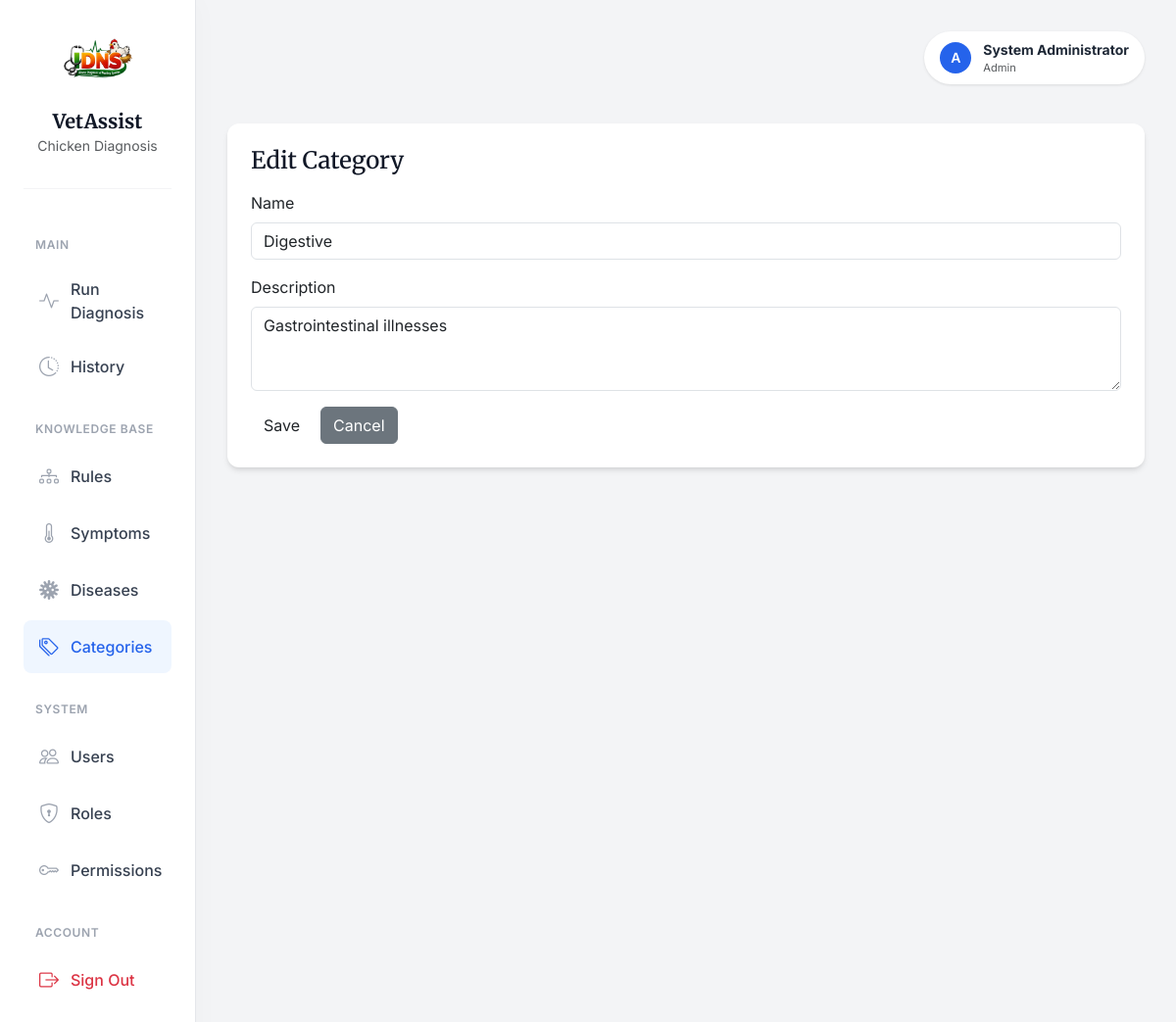
Page /expert-system/categories/2/edit (signed in) on the committed database.
### app/models/user.py (models this page shows, shortened)
class UserTable(UserMixin, db.Model):
    __tablename__ = "tbl_users"
    id = db.Column(db.Integer, db.Sequence('seq_users_id'), primary_key=True)
    username = db.Column(db.String(80), unique=True, nullable=False)
    email = db.Column(db.String(120), unique=True, nullable=False)
    full_name = db.Column(db.String(120), nullable=False)
    is_active = db.Column(db.Boolean, default=True, nullable=False)
    password_hash = db.Column(db.String(255), nullable=False)
    created_at = db.Column(db.DateTime, default=datetime.utcnow, nullable=False)
    updated_at = db.Column(db.DateTime, default=datetime.utcnow, onupdate=datetime.utcnow, nullable=False)
    roles = db.relationship("RoleTable", secondary=tbl_user_roles, back_populates="users")
    def has_role(self, role_name: str) -> bool:
        return any(role.name == role_name for role in self.roles)
    def get_permission_codes(self) -> set[str]:
        return {perm.code for role in self.roles for perm in role.permissions}
    def has_permission(self, permission_code: str) -> bool:
        return permission_code in self.get_permission_codes()

### app/models/role.py (models this page shows, shortened)
class RoleTable(db.Model):
    __tablename__= "tbl_roles"
    id = db.Column(db.Integer, db.Sequence('seq_roles_id'), primary_key=True)
    name = db.Column(db.String(80), unique=True, nullable=False)
    description = db.Column(db.String(255))
    created_at = db.Column(db.DateTime, default=datetime.utcnow, nullable=False)
    updated_at = db.Column(db.DateTime, default=datetime.utcnow, onupdate=datetime.utcnow, nullable=False)
    users = db.relationship("UserTable", secondary=tbl_user_roles,back_populates="roles" )
    permissions = db.relationship("PermissionTable", secondary=tbl_role_permissions, back_populates="roles")

### app/models/expert_system.py (models this page shows, shortened)
class Category(db.Model):
    __tablename__ = "tbl_categories"
    id = db.Column(db.Integer, db.Sequence('seq_categories_id'), primary_key=True)
    name = db.Column(db.String(120), unique=True, nullable=False)
    description = db.Column(db.String(255))
    created_at = db.Column(db.DateTime, default=datetime.utcnow, nullable=False)
    diseases = db.relationship("Disease", back_populates="category")

### app/routes/expert_system.py (the view, shortened to what this page needs)
@expert_system_bp.route("/categories/<int:category_id>/edit", methods=["GET", "POST"])
@login_required
@require_permission("manage_categories")
def categories_edit(category_id: int):
    category = CategoryService.get_by_id(category_id)
    if category is None:
        abort(404)
    form = CategoryForm(obj=category)
    return render_template(
        "expert_system/categories/edit.html",
        form=form,
        category=category,
    )

### app/forms/expert_system_forms.py
class CategoryForm(FlaskForm):
    name = StringField("Name", validators=[DataRequired(), Length(min=2, max=120)])
    description = TextAreaField("Description")
    submit = SubmitField("Save")

### app/services/expert_system_service.py (called while the page is built)
    @staticmethod
    def get_by_id(category_id: int) -> Optional[Category]:
        return Category.query.get(category_id)

### app/templates/expert_system/categories/edit.html (shortened to what this page needs)
{% extends "layouts/base.html" %}
{% block content %}
<div class="card p-4">
    <h4 class="mb-3">Edit Category</h4>
    <form method="post">
        <div class="mb-3">
            {{ form.name.label(class="form-label") }}
            {{ form.name(class="form-control") }}
        </div>
        <div class="mb-3">
            {{ form.description.label(class="form-label") }}
            {{ form.description(class="form-control", rows=3) }}
        </div>
        <div class="d-flex gap-2">
            {{ form.submit(class="btn btn-brand") }}
            <a href="{{ url_for('expert_system.categories_index') }}" class="btn btn-secondary">Cancel</a>
        </div>
    </form>
</div>
{% endblock %}

### app/templates/layouts/base.html (shortened to what this page needs)
<!DOCTYPE html>
<html lang="en">
<head>
    <link href="https://cdn.jsdelivr.net/npm/bootstrap@5.3.0/dist/css/bootstrap.min.css" rel="stylesheet">
    <link rel="stylesheet" href="https://cdn.jsdelivr.net/npm/bootstrap-icons@1.11.3/font/bootstrap-icons.min.css">
</head>
<body>
    <div class="container-fluid">
        <div class="row">
            {% block sidebar %}
            <nav class="col-md-3 col-lg-2 d-md-block sidebar collapse" id="sidebarMenu">
                <div class="brand-section">
                    <img src="{{ url_for('static', filename='images/logo1.png') }}" alt="VetAssist Logo" class="brand-logo">
                    <h5 class="brand-font fw-bold mb-0">VetAssist</h5>
                    <small class="text-muted">Chicken Diagnosis</small>
                </div>
                <div class="position-sticky pt-2">
                    {% if current_user.is_authenticated %}
                        <div class="nav-section-label">Main</div>
                        <ul class="nav flex-column">
                            <li class="nav-item">
                                <a class="nav-link {% if 'expert_system.diagnose' in request.endpoint %}active{% endif %}" href="{{ url_for('expert_system.diagnose') }}">
                                    <i class="bi bi-activity"></i>
                                    Run Diagnosis
                                </a>
                            </li>
                            <li class="nav-item">
                                <a class="nav-link {% if 'expert_system.cases' in request.endpoint %}active{% endif %}" href="{{ url_for('expert_system.cases_index') }}">
                                    <i class="bi bi-clock-history"></i> History
                                </a>
                            </li>
                        </ul>
                        {% if current_user.has_role('Admin') or current_user.has_role('Doctor') %}
                        <div class="nav-section-label">Knowledge Base</div>
                        <ul class="nav flex-column">
                            <li class="nav-item">
                                <a class="nav-link {% if 'expert_system.rules' in request.endpoint %}active{% endif %}" href="{{ url_for('expert_system.rules_index') }}">
                                    <i class="bi bi-diagram-3"></i> Rules
                                </a>
                            </li>
                            <li class="nav-item">
                                <a class="nav-link {% if 'expert_system.symptoms' in request.endpoint %}active{% endif %}" href="{{ url_for('expert_system.symptoms_index') }}">
                                    <i class="bi bi-thermometer-half"></i> Symptoms
                                </a>
                            </li>
                            <li class="nav-item">
                                <a class="nav-link {% if 'expert_system.diseases' in request.endpoint %}active{% endif %}" href="{{ url_for('expert_system.diseases_index') }}">
                                    <i class="bi bi-virus"></i> Diseases
                                </a>
                            </li>
                            <li class="nav-item">
                                <a class="nav-link {% if 'expert_system.categories' in request.endpoint %}active{% endif %}" href="{{ url_for('expert_system.categories_index') }}">
                                    <i class="bi bi-tags"></i> Categories
                                </a>
                            </li>
                        </ul>
                        {% endif %}
                        {% if current_user.has_role('Admin') %}
                        <div class="nav-section-label">System</div>
                        <ul class="nav flex-column">
                            <li class="nav-item">
                                <a class="nav-link {% if 'tbl_users' in request.endpoint %}active{% endif %}" href="{{ url_for('tbl_users.index') }}">
                                    <i class="bi bi-people"></i> Users
                                </a>
                            </li>
                            <li class="nav-item">
                                <a class="nav-link {% if 'tbl_roles' in request.endpoint %}active{% endif %}" href="{{ url_for('tbl_roles.index') }}">
                                    <i class="bi bi-shield-lock"></i> Roles
                                </a>
                            </li>
                            <li class="nav-item">
                                <a class="nav-link {% if 'tbl_permissions' in request.endpoint %}active{% endif %}" href="{{ url_for('tbl_permissions.index') }}">
                                    <i class="bi bi-key"></i> Permissions
                                </a>
                            </li>
                        </ul>
                        {% endif %}
                        <div class="nav-section-label">Account</div>
                        <ul class="nav flex-column mb-4">
                            <li class="nav-item">
                                <a class="nav-link text-danger" href="{{ url_for('auth.logout') }}">
                                    <i class="bi bi-box-arrow-right text-danger"></i> Sign Out
                                </a>
                            </li>
                        </ul>
                    {% endif %}
                </div>
            </nav>
            {% endblock %}
            <main class="{% block main_class %}col-md-9 ms-sm-auto col-lg-10{% endblock %} content-wrapper">
                <div class="page-header">
                    {% if current_user.is_authenticated %}
                    <div class="user-profile">
                        <div class="user-avatar">
                            {{ current_user.username[0] | upper }}
                        </div>
                        <div class="d-none d-sm-block">
                            <div class="fw-bold small">{{ current_user.full_name }}</div>
                            <div class="text-muted" style="font-size: 0.7rem;">{{ current_user.roles[0].name if current_user.roles else 'User' }}</div>
                        </div>
                    </div>
                    {% endif %}
                </div>
                {% block content %}{% endblock %}
            </main>
        </div>
    </div>
</body>
</html>

### app/templates/layouts/base.html (style rules this page uses)
:root { --bg-body: #f3f4f6; --text-main: #1f2937; --text-muted: #6b7280; --primary-color: #2563eb; --primary-hover: #1d4ed8; --sidebar-bg: #ffffff; --sidebar-text: #374151; --sidebar-active-bg: #eff6ff; --sidebar-active-text: #2563eb; --card-shadow: 0 4px 6px -1px rgba(0, 0, 0, 0.1), 0 2px 4px -1px rgba(0, 0, 0, 0.06); --border-radius: 0.75rem; }
body { font-family: 'Inter', sans-serif; background-color: var(--bg-body); color: var(--text-main); -webkit-font-smoothing: antialiased; }
h1, h2, h3, h4, h5, .brand-font { font-family: 'Merriweather', serif; color: #111827; }
.sidebar { background-color: var(--sidebar-bg); border-right: 1px solid #e5e7eb; min-height: 100vh; padding: 1.5rem; box-shadow: 4px 0 24px rgba(0,0,0,0.02); }
.brand-section { padding-bottom: 2rem; margin-bottom: 1rem; border-bottom: 1px solid #f3f4f6; text-align: center; }
.brand-logo { max-width: 100%; height: auto; max-height: 80px; margin-bottom: 0.5rem; }
.nav-section-label { font-size: 0.75rem; font-weight: 600; text-transform: uppercase; letter-spacing: 0.05em; color: #9ca3af; margin-top: 1.5rem; margin-bottom: 0.75rem; padding-left: 0.75rem; }
.nav-link { color: var(--sidebar-text); padding: 0.75rem 1rem; border-radius: 0.5rem; margin-bottom: 0.25rem; font-weight: 500; display: flex; align-items: center; transition: all 0.2s ease; }
.nav-link i { font-size: 1.25rem; margin-right: 0.75rem; color: #9ca3af; transition: color 0.2s; }
.nav-link.active { background-color: var(--sidebar-active-bg); color: var(--sidebar-active-text); }
.nav-link.active i { color: var(--sidebar-active-text); }
.content-wrapper { padding: 2rem; }
.page-header { margin-bottom: 2.5rem; display: flex; justify-content: space-between; align-items: center; }
.user-profile { display: flex; align-items: center; gap: 0.75rem; padding: 0.5rem 1rem; background: white; border-radius: 2rem; box-shadow: 0 1px 3px rgba(0,0,0,0.1); }
.user-avatar { width: 32px; height: 32px; background-color: var(--primary-color); color: white; border-radius: 50%; display: flex; align-items: center; justify-content: center; font-weight: 600; font-size: 0.875rem; }
.card { background: white; border: none; border-radius: var(--border-radius); box-shadow: var(--card-shadow); transition: transform 0.2s ease, box-shadow 0.2s ease; }

### rows in the picture
UserTable: username "A", full_name "System Administrator"
RoleTable: name "Admin"
Category: name "Digestive", description "Gastrointestinal illnesses"
